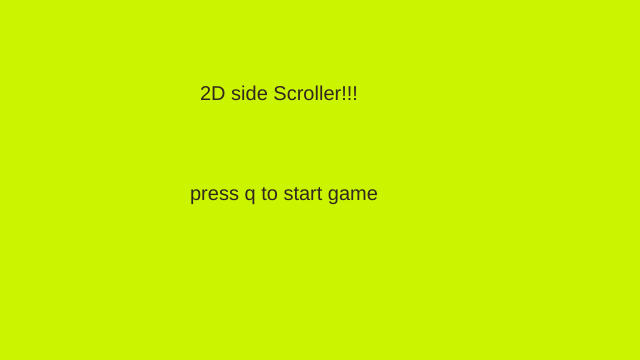
Frame 1 (no input)
Frame 60 (no input): identical to frame 1, image omitted
Frame 120 (the mouse pressed at the canvas centre since frame 60): identical to frame 1, image omitted

The p5.js sketch that drew this single still picture (run headless with seeded random() and noise() and a simulated clock; from frame 60 on, the mouse is pressed at the canvas centre):

// p5.js sketch
// ── sketch.js
var person;
var sceneNum = 0;

function setup() {
  createCanvas(640, 360);
  person = new Person();
}

function keyPressed(){
  if (key == ' '){
    var jump = createVector(0, -9.1);
    person.applyForce(jump);
  } else if (key=='q'){
    sceneNum++;
  }
  if (key == 's'){
    var force = createVector(-1,0);
    person.applyForce(force)
   }
  if (key == 'w'){
   var forceForward = createVector(1,0);
   person.applyForce(forceForward)
  }
  if (key == '1'){
    sceneNum = 0; 
     }
  if (key == 'q'){
    person = new Person();

  }
  
}
function draw() {
  if(sceneNum===0){
    background(203, 244, 1);
    textSize(20);
    fill(50, 40, 30);
    text("2D side Scroller!!!", 200, 100);
    fill(50, 40, 30);
    text("press q to start game", 190, 200);
  }
  else if(sceneNum==1){
  background(244, 143, 66);
  translate(-person.pos.x, 0);
  var gravity = createVector(0, 0.3);
  person.applyForce(gravity);
  if(mouseIsPressed){  
    
}
  person.update();
  person.edges();
  person.display();
  fill(255, 0, 100);
  rect(400, height-50, 30, 50);
  rect(600, height-50, 20, 50);
  rect(650, height-100, 40, 150);
  rect(1050, height-70, 30, 70);
  fill(66, 86, 244);
  rect(1300, height-200, 50, 200);
    text("Level 1", 100, 100);
    text("Level 2", 1300, 100);
  }else{
    background(203, 244, 1);
    fill(30, 30, 30)
    textSize(30)
    text("Game Over", 200, 200);
    text("Thanks for playing", 175, 300);
    textSize(10)
    text("press 1 to go back to home screen", 475, 350)
  
  
  }
}

// ── person.js
function Person() {
  this.pos = createVector(0, 200);
  this.vel = createVector(1.5, 0);
  this.acc = createVector(1.7, 0);
  this.mass = 5;
  this.applyForce = function(force) {
  this.acc.add(force);
}

  this.update = function() {
    this.vel.add(this.acc);
    this.pos.add(this.vel);
    this.acc.set(0, 0);
  }

  this.display = function() {
    fill(59, 237, 151);
    stroke(200);
    ellipse(this.pos.x + 25, this.pos.y - 10, this.mass*10, this.mass*10);
    fill(0, 0, 0);
    ellipse(this.pos.x+40, this.pos.y-20, 10, 10)
    ellipse(this.pos.x+20, this.pos.y-20, 10, 10)
    ellipse(this.pos.x+35, this. pos.y-2, 20, 20)
  }

  this.edges = function() {
    if (this.pos.y > 350) {
      this.vel.y *= 0;
      this.pos.y = 350;
    }
  }
}
